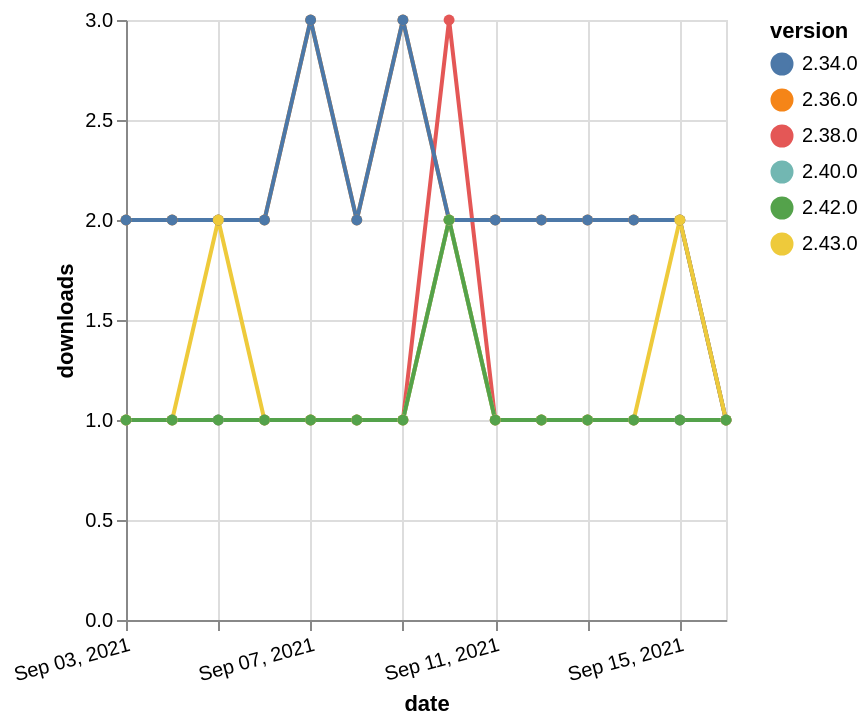

The Vega-Lite source for this figure:
### Vega-Lite specification from a JSON file in a GitHub repository (floating-point values rounded to 4 significant figures)
{"$schema": "https://vega.github.io/schema/vega-lite/v5.json", "description": "A simple bar chart with embedded data.", "data": {"values": [{"date": "2021-09-03", "total": 2284, "delta": 2, "version": "2.36.0"}, {"date": "2021-09-04", "total": 2286, "delta": 2, "version": "2.36.0"}, {"date": "2021-09-05", "total": 2288, "delta": 2, "version": "2.36.0"}, {"date": "2021-09-06", "total": 2290, "delta": 2, "version": "2.36.0"}, {"date": "2021-09-07", "total": 2293, "delta": 3, "version": "2.36.0"}, {"date": "2021-09-08", "total": 2295, "delta": 2, "version": "2.36.0"}, {"date": "2021-09-09", "total": 2298, "delta": 3, "version": "2.36.0"}, {"date": "2021-09-10", "total": 2300, "delta": 2, "version": "2.36.0"}, {"date": "2021-09-11", "total": 2302, "delta": 2, "version": "2.36.0"}, {"date": "2021-09-12", "total": 2304, "delta": 2, "version": "2.36.0"}, {"date": "2021-09-13", "total": 2306, "delta": 2, "version": "2.36.0"}, {"date": "2021-09-14", "total": 2308, "delta": 2, "version": "2.36.0"}, {"date": "2021-09-15", "total": 2310, "delta": 2, "version": "2.36.0"}, {"date": "2021-09-16", "total": 2311, "delta": 1, "version": "2.36.0"}, {"date": "2021-09-03", "total": 371, "delta": 1, "version": "2.38.0"}, {"date": "2021-09-04", "total": 372, "delta": 1, "version": "2.38.0"}, {"date": "2021-09-05", "total": 373, "delta": 1, "version": "2.38.0"}, {"date": "2021-09-06", "total": 374, "delta": 1, "version": "2.38.0"}, {"date": "2021-09-07", "total": 375, "delta": 1, "version": "2.38.0"}, {"date": "2021-09-08", "total": 376, "delta": 1, "version": "2.38.0"}, {"date": "2021-09-09", "total": 377, "delta": 1, "version": "2.38.0"}, {"date": "2021-09-10", "total": 380, "delta": 3, "version": "2.38.0"}, {"date": "2021-09-11", "total": 381, "delta": 1, "version": "2.38.0"}, {"date": "2021-09-12", "total": 382, "delta": 1, "version": "2.38.0"}, {"date": "2021-09-13", "total": 383, "delta": 1, "version": "2.38.0"}, {"date": "2021-09-14", "total": 384, "delta": 1, "version": "2.38.0"}, {"date": "2021-09-15", "total": 385, "delta": 1, "version": "2.38.0"}, {"date": "2021-09-16", "total": 386, "delta": 1, "version": "2.38.0"}, {"date": "2021-09-03", "total": 2611, "delta": 2, "version": "2.34.0"}, {"date": "2021-09-04", "total": 2613, "delta": 2, "version": "2.34.0"}, {"date": "2021-09-05", "total": 2615, "delta": 2, "version": "2.34.0"}, {"date": "2021-09-06", "total": 2617, "delta": 2, "version": "2.34.0"}, {"date": "2021-09-07", "total": 2620, "delta": 3, "version": "2.34.0"}, {"date": "2021-09-08", "total": 2622, "delta": 2, "version": "2.34.0"}, {"date": "2021-09-09", "total": 2625, "delta": 3, "version": "2.34.0"}, {"date": "2021-09-10", "total": 2627, "delta": 2, "version": "2.34.0"}, {"date": "2021-09-11", "total": 2629, "delta": 2, "version": "2.34.0"}, {"date": "2021-09-12", "total": 2631, "delta": 2, "version": "2.34.0"}, {"date": "2021-09-13", "total": 2633, "delta": 2, "version": "2.34.0"}, {"date": "2021-09-14", "total": 2635, "delta": 2, "version": "2.34.0"}, {"date": "2021-09-15", "total": 2637, "delta": 2, "version": "2.34.0"}, {"date": "2021-09-16", "total": 2638, "delta": 1, "version": "2.34.0"}, {"date": "2021-09-03", "total": 180, "delta": 1, "version": "2.40.0"}, {"date": "2021-09-04", "total": 181, "delta": 1, "version": "2.40.0"}, {"date": "2021-09-05", "total": 182, "delta": 1, "version": "2.40.0"}, {"date": "2021-09-06", "total": 183, "delta": 1, "version": "2.40.0"}, {"date": "2021-09-07", "total": 184, "delta": 1, "version": "2.40.0"}, {"date": "2021-09-08", "total": 185, "delta": 1, "version": "2.40.0"}, {"date": "2021-09-09", "total": 186, "delta": 1, "version": "2.40.0"}, {"date": "2021-09-10", "total": 188, "delta": 2, "version": "2.40.0"}, {"date": "2021-09-11", "total": 189, "delta": 1, "version": "2.40.0"}, {"date": "2021-09-12", "total": 190, "delta": 1, "version": "2.40.0"}, {"date": "2021-09-13", "total": 191, "delta": 1, "version": "2.40.0"}, {"date": "2021-09-14", "total": 192, "delta": 1, "version": "2.40.0"}, {"date": "2021-09-15", "total": 193, "delta": 1, "version": "2.40.0"}, {"date": "2021-09-16", "total": 194, "delta": 1, "version": "2.40.0"}, {"date": "2021-09-03", "total": 148, "delta": 1, "version": "2.43.0"}, {"date": "2021-09-04", "total": 149, "delta": 1, "version": "2.43.0"}, {"date": "2021-09-05", "total": 151, "delta": 2, "version": "2.43.0"}, {"date": "2021-09-06", "total": 152, "delta": 1, "version": "2.43.0"}, {"date": "2021-09-07", "total": 153, "delta": 1, "version": "2.43.0"}, {"date": "2021-09-08", "total": 154, "delta": 1, "version": "2.43.0"}, {"date": "2021-09-09", "total": 155, "delta": 1, "version": "2.43.0"}, {"date": "2021-09-10", "total": 157, "delta": 2, "version": "2.43.0"}, {"date": "2021-09-11", "total": 158, "delta": 1, "version": "2.43.0"}, {"date": "2021-09-12", "total": 159, "delta": 1, "version": "2.43.0"}, {"date": "2021-09-13", "total": 160, "delta": 1, "version": "2.43.0"}, {"date": "2021-09-14", "total": 161, "delta": 1, "version": "2.43.0"}, {"date": "2021-09-15", "total": 163, "delta": 2, "version": "2.43.0"}, {"date": "2021-09-16", "total": 164, "delta": 1, "version": "2.43.0"}, {"date": "2021-09-03", "total": 179, "delta": 1, "version": "2.42.0"}, {"date": "2021-09-04", "total": 180, "delta": 1, "version": "2.42.0"}, {"date": "2021-09-05", "total": 181, "delta": 1, "version": "2.42.0"}, {"date": "2021-09-06", "total": 182, "delta": 1, "version": "2.42.0"}, {"date": "2021-09-07", "total": 183, "delta": 1, "version": "2.42.0"}, {"date": "2021-09-08", "total": 184, "delta": 1, "version": "2.42.0"}, {"date": "2021-09-09", "total": 185, "delta": 1, "version": "2.42.0"}, {"date": "2021-09-10", "total": 187, "delta": 2, "version": "2.42.0"}, {"date": "2021-09-11", "total": 188, "delta": 1, "version": "2.42.0"}, {"date": "2021-09-12", "total": 189, "delta": 1, "version": "2.42.0"}, {"date": "2021-09-13", "total": 190, "delta": 1, "version": "2.42.0"}, {"date": "2021-09-14", "total": 191, "delta": 1, "version": "2.42.0"}, {"date": "2021-09-15", "total": 192, "delta": 1, "version": "2.42.0"}, {"date": "2021-09-16", "total": 193, "delta": 1, "version": "2.42.0"}]}, "width": "container", "mark": {"type": "line", "point": {"filled": true}}, "encoding": {"x": {"field": "date", "type": "temporal", "timeUnit": "yearmonthdate", "title": "date", "axis": {"labelAngle": -15}}, "y": {"field": "delta", "type": "quantitative", "title": "downloads"}, "color": {"field": "version", "type": "nominal"}, "tooltip": {"field": "delta"}}}
